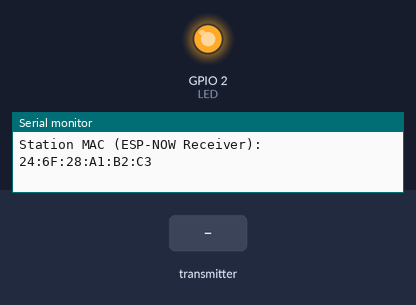
A sketch run on a simulated ESP32. Shown: output pins drawn as LEDs (lit = HIGH), the last lines printed to the serial monitor. Dashed ring = blinking. The inputs (shaded band) are chosen by the test bench.

Above: at 0.3 s.
At 2.2 s:
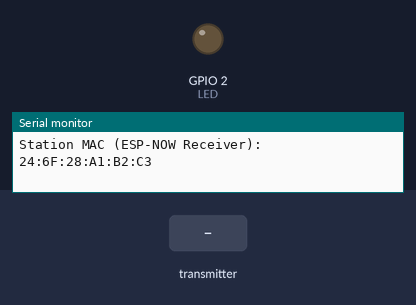
2.3 s: the transmitter starts sending open = 0
At 3.1 s:
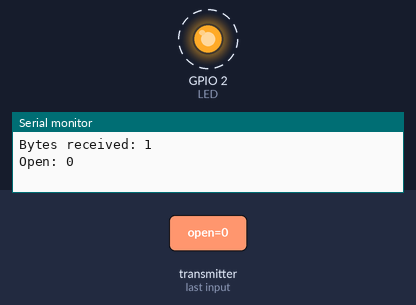
Timing chart, 0 to 11.3 s (numbered marks = the images above; inputs shaded):
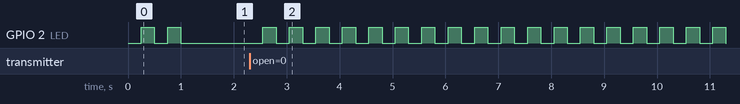

Measured:
- after the input at 2.3 s, GPIO 2 (LED): alternates HIGH for 0.25 s and LOW for 0.25 s, starting after 0.25 s

The sketch:

ESP_Now_Receive.ino
```cpp
#include <esp_now.h>
#include <WiFi.h>
#define LED 2


// Structure example to receive data
// Must match the sender structure
typedef struct struct_message {
  bool open;
} struct_message;
struct_message myData;

void setup(){
  Serial.begin(115200);
  pinMode(LED,OUTPUT);
  // Variable to store the MAC address
  uint8_t baseMac[6];

  // Get MAC address of the WiFi station interface
  esp_read_mac(baseMac, ESP_MAC_WIFI_STA);
  Serial.print("Station MAC (ESP-NOW Receiver): ");
  for (int i = 0; i < 5; i++) {
    Serial.printf("%02X:", baseMac[i]);
  }
  Serial.printf("%02X\n", baseMac[5]);

  flash(2);

  // Set device as a Wi-Fi Station
  WiFi.mode(WIFI_STA);

    // Init ESP-NOW
  if (esp_now_init() != ESP_OK) {
    Serial.println("Error initializing ESP-NOW");
    return;
  }

  // Once ESPNow is successfully Init, we will register for recv CB to
  // get recv packer info
  esp_now_register_recv_cb(OnDataRecv);

}

void loop(){

}

// callback function that will be executed when data is received
void OnDataRecv(const uint8_t * mac, const uint8_t *incomingData, int len) {
  memcpy(&myData, incomingData, sizeof(myData));
  Serial.print("Bytes received: ");
  Serial.println(len);
  Serial.print("Open: ");
  Serial.println(myData.open);
  Serial.println();
  flash(2);
}

void flash(int freq)
{
  for (int i=0; i<freq;i++)
  {
    delay(250);
    digitalWrite(LED,HIGH);
    delay(250);
    digitalWrite(LED,LOW);
  }
}
```
